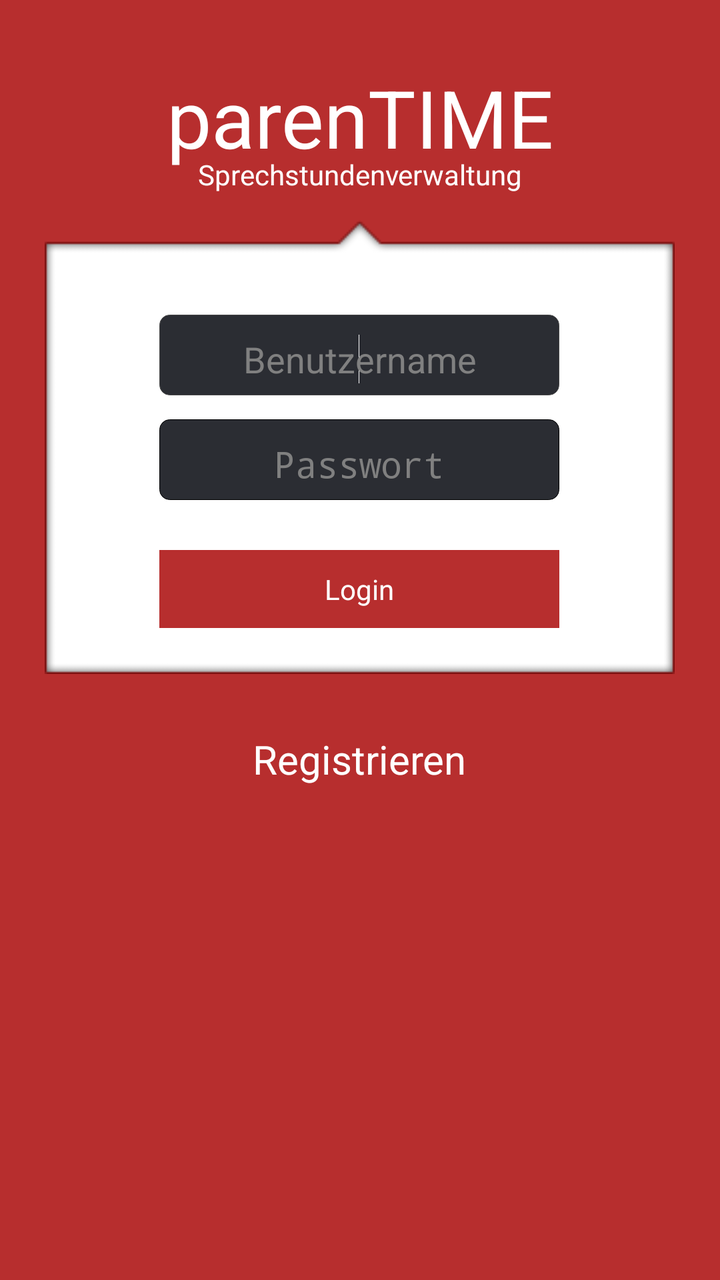
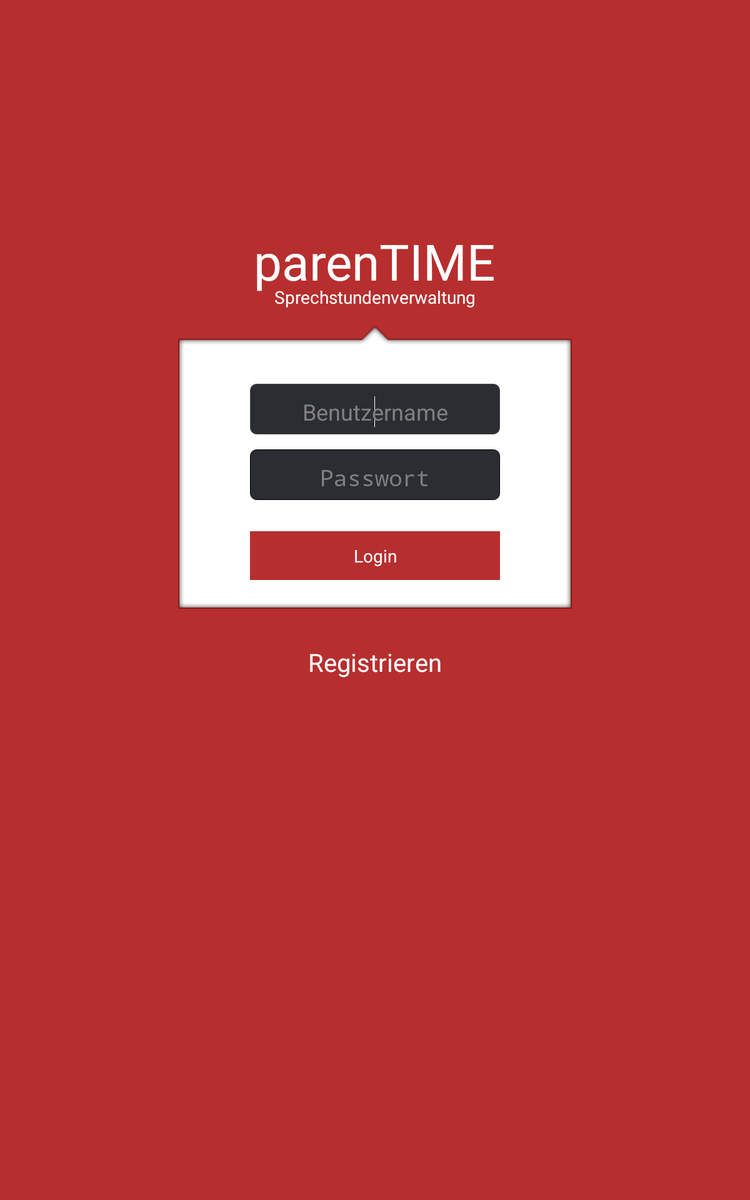

The same Android screen from two of the app's own layout files: first res/layout/ as a phone draws it, then the author's variant for another configuration, drawn on a device whose configuration selects that folder. Both files follow.
<!-- AndroidManifest.xml: application theme CustomActionBarTheme -->
<!-- res/layout/login.xml -->
<?xml version="1.0" encoding="utf-8"?>
<RelativeLayout xmlns:android="http://schemas.android.com/apk/res/android"
    android:layout_width="match_parent"
    android:layout_height="match_parent"
    android:background="@color/background" >

    <ImageView
        android:id="@+id/imageView1"
        android:layout_width="wrap_content"
        android:layout_height="wrap_content"
        android:layout_alignParentTop="true"
        android:layout_centerHorizontal="true"
        android:layout_marginTop="110dp"
        android:src="@drawable/login_top_bg" />

    <RelativeLayout
        android:id="@+id/linearLayout1"
        android:layout_width="wrap_content"
        android:layout_height="200dp"
        android:layout_alignLeft="@+id/imageView1"
        android:layout_alignRight="@+id/imageView1"
        android:layout_below="@+id/imageView1"
        android:background="@drawable/login_main_bg"
        android:orientation="horizontal" >

         <Button
             android:id="@+id/login"
             android:layout_width="217dp"
             android:layout_height="39dp"
             android:layout_alignLeft="@+id/password_signup_field"
             android:layout_alignParentBottom="true"
             android:layout_alignRight="@+id/password_signup_field"
             android:layout_marginBottom="16dp"
             android:background="@drawable/custom_button"
             android:text="@string/login_button"
             android:textColor="@color/white" />

         <EditText
             android:id="@+id/password_signup_field"
             android:layout_width="200dp"
             android:layout_height="wrap_content"
             android:layout_centerInParent="true"
             android:background="@drawable/custom_edittext"
             android:ems="10"
             android:hint="@string/password"
             android:inputType="textPassword"
             android:textColor="@color/white"
             android:gravity="center_horizontal"
             android:textCursorDrawable="@null"/>

         <EditText
             android:id="@+id/username_signup_field"
             android:layout_width="200dp"
             android:layout_height="wrap_content"
             android:layout_above="@+id/password_signup_field"
             android:layout_centerHorizontal="true"
             android:layout_marginBottom="12dp"
             android:background="@drawable/custom_edittext"
             android:ems="10"
             android:hint="@string/username"
             android:inputType="text|textEmailAddress"
             android:textColor="@color/white" 
             android:gravity="center_horizontal"
             android:textCursorDrawable="@null">
 		<requestFocus />
 		</EditText>
    </RelativeLayout>

    <ImageView
        android:id="@+id/imageView2"
        android:layout_width="wrap_content"
        android:layout_height="wrap_content"
        android:layout_alignLeft="@+id/linearLayout1"
        android:layout_below="@+id/linearLayout1"
        android:src="@drawable/login_bot_bg" />

    <TextView
        android:id="@+id/signup_link"
        android:layout_width="wrap_content"
        android:layout_height="wrap_content"
        android:layout_below="@+id/imageView2"
        android:layout_centerHorizontal="true"
        android:layout_marginTop="29dp"
        android:text="@string/signup_button"
        android:textColor="@android:color/white"
        android:textSize="20sp" />

    <TextView
        android:id="@+id/titleBig"
        android:layout_width="wrap_content"
        android:layout_height="wrap_content"
        android:layout_alignParentTop="true"
        android:layout_centerHorizontal="true"
        android:layout_marginTop="32dp"
        android:text="parenTIME"
        android:textColor="@color/white"
        android:textSize="40sp" />

    <TextView
        android:id="@+id/titleSub"
        android:layout_width="wrap_content"
        android:layout_height="wrap_content"
        android:layout_below="@+id/titleBig"
        android:layout_centerHorizontal="true"
        android:layout_marginTop="-8dp"
        android:text="Sprechstundenverwaltung"
        android:textAppearance="?android:attr/textAppearanceSmall"
        android:textColor="@color/white" />

</RelativeLayout>
<!-- resources referenced by this layout -->
<resources>
  <color name="background">#b72e2e</color>
  <color name="white">#FFFFFF</color>
  <!-- drawable custom_button (drawable) -->
  <?xml version="1.0" encoding="UTF-8"?>
  <selector
    xmlns:android="http://schemas.android.com/apk/res/android">
      <item android:state_enabled="false" 
       android:drawable="@color/light_red" />
      <item android:state_enabled="true" 
       android:state_pressed="true" 
       android:drawable="@color/light_red" />
      <item android:state_enabled="true"
       android:state_focused="true" 
       android:drawable="@color/light_red" />
      <item android:state_enabled="true"
       android:drawable="@color/background" />
  </selector>
  <!-- drawable custom_edittext (drawable) -->
  <?xml version="1.0" encoding="utf-8"?>
  <selector xmlns:android="http://schemas.android.com/apk/res/android">
      <item 
          android:state_pressed="true">
       <shape>
          <solid
              android:color="@color/dark_blue"/>
          <stroke android:width="1px" android:color="#000000" />
          <corners android:radius="5dp" />
          <padding 
              android:left="10dp" 
              android:top="10dp"
              android:right="10dp"
              android:bottom="6dp" 
              />
      </shape>
  </item>
  <item android:state_focused="true">
       <shape>
          <solid
              android:color="@color/dark_blue"/>
          <stroke android:width="1px" android:color="#494949" />
          <corners android:radius="5dp" />
          <padding 
              android:left="10dp" 
              android:top="10dp"
              android:right="10dp"
              android:bottom="6dp" 
              />
      </shape>
  </item>
  <item>
      <shape>
          <solid
              android:color="@color/dark_blue"/>
          <stroke android:width="1px" android:color="#000000" />
          <corners android:radius="5dp" />
          <padding 
              android:left="10dp" 
              android:top="10dp"
              android:right="10dp"
              android:bottom="6dp" 
              />
      </shape>
  </item></selector>
  <!-- drawable login_bot_bg: png bitmap (drawable, 2977 bytes) -->
  <!-- drawable login_main_bg: png bitmap (drawable, 2843 bytes) -->
  <!-- drawable login_top_bg: png bitmap (drawable, 3745 bytes) -->
  <string name="login_button">Login</string>
  <string name="password">Passwort</string>
  <string name="signup_button">Registrieren</string>
  <string name="username">Benutzername</string>
  <style name="CustomActionBarTheme" parent="@style/AppBaseTheme">
          <item name="android:actionBarStyle">@style/MyActionBar</item>
         
          <item name="android:actionMenuTextColor">@color/white</item>
      </style>
  <color name="light_red">#e74c3c</color>
  <color name="dark_blue">#2b2d33</color>
  <style name="AppBaseTheme" parent="android:Theme.Light">
          
           <item name="android:windowContentOverlay">@drawable/ab_solid_shadow_holo</item>
      </style>
  <style name="MyActionBar" parent="@android:style/Widget.Holo.ActionBar">
           <item name="android:titleTextStyle">@style/MyActionBarTitleText</item>
           <item name="android:background">@color/dark_gray</item>
            
      </style>
  <style name="MyActionBarTitleText" parent="@android:style/TextAppearance.Holo.Widget.ActionBar.Title">
          <item name="android:textColor">@color/white</item> 
      </style>
  <color name="dark_gray">#1d1919</color>
</resources>
<!-- res/layout-sw600dp/login.xml (the author's variant of the layout above) -->
<!-- drawn on a 7-inch tablet held upright -->
<?xml version="1.0" encoding="utf-8"?>
<RelativeLayout xmlns:android="http://schemas.android.com/apk/res/android"
    android:layout_width="match_parent"
    android:layout_height="match_parent"
    android:background="@color/background" >
    <RelativeLayout
        android:layout_width="match_parent"
    	android:layout_height="match_parent"
    	android:paddingTop="150dp">
    <ImageView
        android:id="@+id/imageView1"
        android:layout_width="wrap_content"
        android:layout_height="wrap_content"
        android:layout_alignParentTop="true"
        android:layout_centerHorizontal="true"
        android:layout_marginTop="110dp"
        android:src="@drawable/login_top_bg" />

    <RelativeLayout
        android:id="@+id/linearLayout1"
        android:layout_width="wrap_content"
        android:layout_height="200dp"
        android:layout_alignLeft="@+id/imageView1"
        android:layout_alignRight="@+id/imageView1"
        android:layout_below="@+id/imageView1"
        android:background="@drawable/login_main_bg"
        android:orientation="horizontal" >

         <Button
             android:id="@+id/login"
             android:layout_width="217dp"
             android:layout_height="39dp"
             android:layout_alignLeft="@+id/password_signup_field"
             android:layout_alignParentBottom="true"
             android:layout_alignRight="@+id/password_signup_field"
             android:layout_marginBottom="16dp"
             android:background="@drawable/custom_button"
             android:text="@string/login_button"
             android:textColor="@color/white" />

         <EditText
             android:id="@+id/password_signup_field"
             android:layout_width="200dp"
             android:layout_height="wrap_content"
             android:layout_centerInParent="true"
             android:background="@drawable/custom_edittext"
             android:ems="10"
             android:hint="@string/password"
             android:inputType="textPassword"
             android:textColor="@color/white"
             android:gravity="center_horizontal"
             android:textCursorDrawable="@null"/>

         <EditText
             android:id="@+id/username_signup_field"
             android:layout_width="200dp"
             android:layout_height="wrap_content"
             android:layout_above="@+id/password_signup_field"
             android:layout_centerHorizontal="true"
             android:layout_marginBottom="12dp"
             android:background="@drawable/custom_edittext"
             android:ems="10"
             android:hint="@string/username"
             android:inputType="text|textEmailAddress"
             android:textColor="@color/white" 
             android:gravity="center_horizontal"
             android:textCursorDrawable="@null">
            <requestFocus />
            </EditText>

    </RelativeLayout>

    <ImageView
        android:id="@+id/imageView2"
        android:layout_width="wrap_content"
        android:layout_height="wrap_content"
        android:layout_alignLeft="@+id/linearLayout1"
        android:layout_below="@+id/linearLayout1"
        android:src="@drawable/login_bot_bg" />

    <TextView
        android:id="@+id/signup_link"
        android:layout_width="wrap_content"
        android:layout_height="wrap_content"
        android:layout_below="@+id/imageView2"
        android:layout_centerHorizontal="true"
        android:layout_marginTop="29dp"
        android:text="@string/signup_button"
        android:textColor="@android:color/white"
        android:textSize="20sp" />

    <TextView
        android:id="@+id/titleBig"
        android:layout_width="wrap_content"
        android:layout_height="wrap_content"
        android:layout_alignParentTop="true"
        android:layout_centerHorizontal="true"
        android:layout_marginTop="32dp"
        android:text="parenTIME"
        android:textColor="@color/white"
        android:textSize="40sp" />

    <TextView
        android:id="@+id/titleSub"
        android:layout_width="wrap_content"
        android:layout_height="wrap_content"
        android:layout_below="@+id/titleBig"
        android:layout_centerHorizontal="true"
        android:layout_marginTop="-8dp"
        android:text="Sprechstundenverwaltung"
        android:textAppearance="?android:attr/textAppearanceSmall"
        android:textColor="@color/white" />
    
    </RelativeLayout>

</RelativeLayout>
